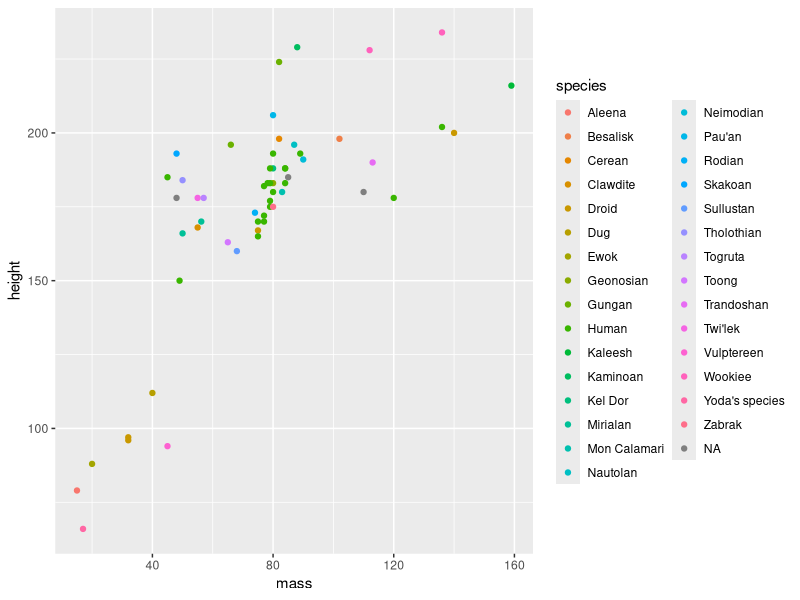
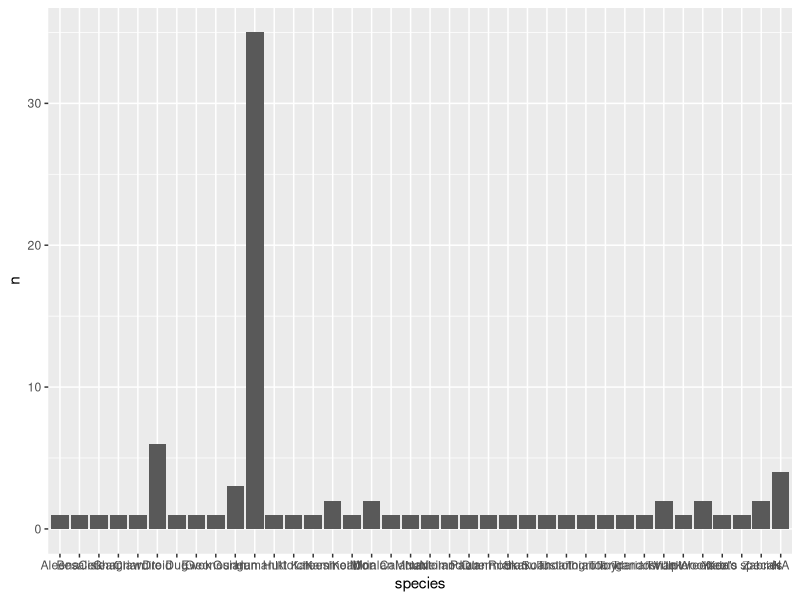

These charts were generated, in order, by the following R code:
## ---- chunk 1
library(tidyverse)
data(starwars)

colnames(starwars)

starwars %>% 
  filter(name == "Luke Skywalker") %>% 
  select(birth_year) %>% 
  .[[1]]

starwars %>% 
  select(name, birth_year)

starwars <- starwars %>% 
  mutate(bmi = mass/(height*1e-2)^2)

starwars %>% 
  filter(mass != max(mass, na.rm = TRUE)) %>% 
  ggplot(data = ., aes(x = mass, y = height)) + 
    geom_point(mapping = aes(color = species))

starwars %>% 
  count(species) %>% 
  arrange(desc(n)) %>% 
  # head() %>% 
  ggplot(.,aes(x = species, y = n))+
  geom_col()
